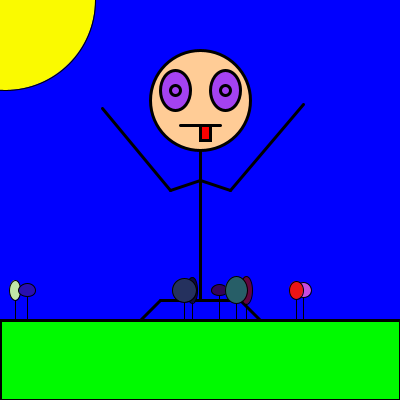
Frame 1 (no input)
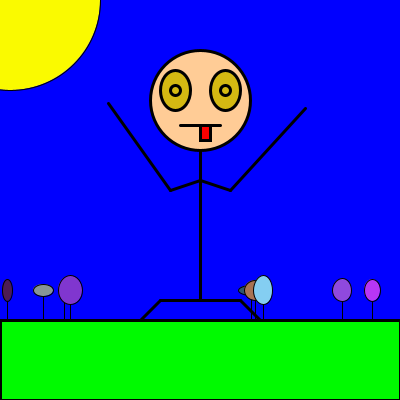
Frame 2 (the mouse pressed at the canvas centre, redrawn once)

The Processing sketch that drew these frames (run headless with seeded random() and noise(); the mouse was pressed at the canvas centre and the sketch redrawn once):

// Processing sketch: processing_109935
// ── processing_109935.pde

int sunX = 0;
int sunSpeed = 5;

color backRGB = color (0, 0, 255); 

float eyeR;
float eyeG;
float eyeB;

int leftarmX;
int leftarmY;
int rightarmX;
int rightarmY;

int flowersX;
int flowersY;

int flowerR;
int flowerG;
int flowerB;
int flowerA;

float flowerWidth;
float flowerHeight;

boolean clouds = false;

void setup() 
{
  size (400, 400);
  smooth();
  noStroke();
  noLoop();
  frameRate(50);
}

void draw() 
{
  background (backRGB);
  stroke(0);

  if (clouds) {
    stroke(0);        //clouds
    fill(125);  
    ellipse(80, 30, 100, 50);
    ellipse(150, 30, 100, 50);
    ellipse(260, 30, 100, 50);
    ellipse(300, 30, 100, 50);
  }
  else {
    fill (250, 250, 0);      //sun
    sunX = sunX + sunSpeed;
    if ((sunX > width) || (sunX < 0)) {    //bouncing sun
//      arc(0,100,50,-5,400,100);
      sunSpeed = sunSpeed * -1;
      backRGB = backRGB + 60;
    }
    ellipse (sunX, 0, 180, 180);
  }
  strokeWeight(3);
  fill(255, 204, 150);              //head
  ellipse(200, 100, 100, 100);
  eyeR = random(255);
  eyeG = random(255);
  eyeB = random(255);
  fill(eyeR, eyeG, eyeB);             //eyes
  ellipse(175, 90, 30, 40);
  ellipse(225, 90, 30, 40);

  fill(eyeR, eyeG, eyeB);
  ellipse (175, 90, 10, 10);
  ellipse (225, 90, 10, 10);

  strokeWeight(3);       //mouth
  line(180, 125, 220, 125);
  fill(250, 0, 0);
  rectMode(CORNER);
  rect(200, 125, 10, 15);

  line(200, 150, 200, 300); //body

  leftarmX = (int) random(100, 110);  //left arm
  leftarmY = (int) random(100, 110);
  line(200, 180, 170, 190); 
  line(170, 190, leftarmX, leftarmY);

  rightarmX = (int) random(300, 310);  //right arm
  rightarmY = (int) random(100, 110);
  line(200, 180, 230, 190); //right arm
  line(230, 190, rightarmX, rightarmY);

  line(160, 300, 240, 300); //legs
  line(240, 300, 260, 320); //right
  line(160, 300, 140, 320); //left

  rectMode(CORNER); //grass
  fill(0, 250, 0);
  rect(0, 320, 400, 80);

  for (int x = 40; x < width; x += 40){
  flowersX= (int) random(0, 400);  //random flowers
  flowersY= 320;
  flowerWidth = (int) random (10, 30);
  flowerHeight = (int) random (10, 30);
  flowerR = (int) random(255);
  flowerG = (int) random(255);
  flowerB = (int) random(255);
  flowerA = (int) random(100);
  strokeWeight(1);
  line (flowersX, flowersY, flowersX, 290);
  fill(flowerR, flowerG, flowerB);
  ellipse(flowersX, 290, flowerWidth, flowerHeight);
  }
}

void keyPressed()  //clouds
{
  if (key == ' ') {
    redraw();
  } 
  else {
    clouds = !clouds;
    redraw();
  }
}
